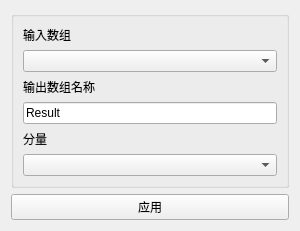
<?xml version="1.0" encoding="UTF-8"?>
<ui version="4.0">
 <class>ExtractComponentWidget</class>
 <widget class="QWidget" name="ExtractComponentWidget">
  <property name="geometry">
   <rect>
    <x>0</x>
    <y>0</y>
    <width>300</width>
    <height>220</height>
   </rect>
  </property>
  <property name="windowTitle">
   <string>Form</string>
  </property>
  <layout class="QGridLayout" name="gridLayout">
   <item row="0" column="0">
    <layout class="QVBoxLayout" name="verticalLayout_2">
     <item>
      <widget class="QGroupBox" name="groupBox">
       <property name="title">
        <string/>
       </property>
       <layout class="QVBoxLayout" name="verticalLayout">
        <item>
         <widget class="QLabel" name="label_InputArray">
          <property name="text">
           <string>输入数组</string>
          </property>
         </widget>
        </item>
        <item>
         <widget class="QComboBox" name="comboBox_InputArray"/>
        </item>
        <item>
         <widget class="QLabel" name="label_OutputName">
          <property name="text">
           <string>输出数组名称</string>
          </property>
         </widget>
        </item>
        <item>
         <widget class="QLineEdit" name="lineEdit_OutputName">
          <property name="text">
           <string>Result</string>
          </property>
         </widget>
        </item>
        <item>
         <widget class="QLabel" name="label_Component">
          <property name="text">
           <string>分量</string>
          </property>
         </widget>
        </item>
        <item>
         <widget class="QComboBox" name="comboBox_Component"/>
        </item>
       </layout>
      </widget>
     </item>
     <item>
      <spacer name="verticalSpacer">
       <property name="orientation">
        <enum>Qt::Vertical</enum>
       </property>
       <property name="sizeType">
        <enum>QSizePolicy::Minimum</enum>
       </property>
       <property name="sizeHint" stdset="0">
        <size>
         <width>0</width>
         <height>0</height>
        </size>
       </property>
      </spacer>
     </item>
     <item>
      <widget class="QPushButton" name="btnApply">
       <property name="text">
        <string>应用</string>
       </property>
      </widget>
     </item>
    </layout>
   </item>
  </layout>
 </widget>
 <resources/>
 <connections/>
</ui>
